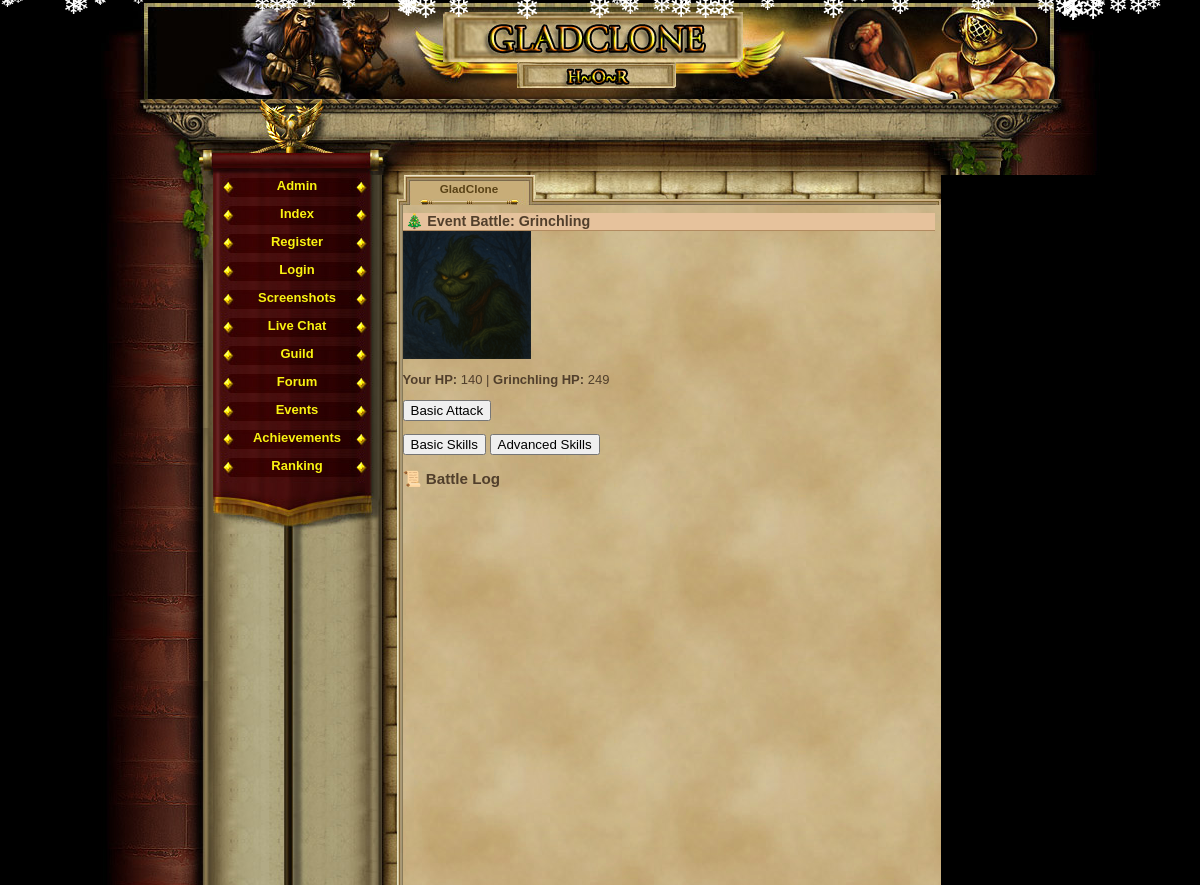
Screenshot of /event_battle.php (signed in) with the database file from the repository.
### tables this page shows
CREATE TABLE `enemies` (
  `id` int(11) NOT NULL AUTO_INCREMENT,
  `name` varchar(100) DEFAULT NULL,
  `level` int(11) DEFAULT NULL,
  `min_hp` int(11) DEFAULT NULL,
  `max_hp` int(11) DEFAULT NULL,
  `min_dmg` int(11) DEFAULT NULL,
  `max_dmg` int(11) DEFAULT NULL,
  `xp_reward` int(11) DEFAULT NULL,
  `gold_reward` int(11) DEFAULT NULL,
  `image` varchar(100) DEFAULT NULL,
  `is_boss` tinyint(1) NOT NULL DEFAULT '0',
  `event_type` varchar(50) DEFAULT NULL,
  PRIMARY KEY (`id`)
);

### event_battle.php (the view, shortened to what this page needs)
<?php
require_once('var/ustawienia.php');
require_once('gora_strony.php');
require_once('menu_l.php');
$event_type = $_GET['event'] ?? 'christmas';
if (!isset($_SESSION['event_enemy'])) {
    $enemy = $conn->query("SELECT * FROM enemies WHERE event_type = '$event_type' ORDER BY RAND() LIMIT 1")->fetch_assoc();
}
$enemy = $_SESSION['event_enemy'];
$player_hp = $_SESSION['event_player_hp'];
$enemy_hp = $_SESSION['event_enemy_hp'];
$enemy_image = htmlspecialchars($enemy['image']);
?>
<h2><?= $event_type === 'halloween' ? '🎃' : '🎄' ?> Event Battle: <?= $enemy['name'] ?></h2>
<img src="images/enemies/<?= $enemy_image ?>" width="128"><br>
<p><strong>Your HP:</strong> <?= $player_hp ?> | <strong><?= $enemy['name'] ?> HP:</strong> <?= $enemy_hp ?></p>
<?php if ($enemy_hp > 0 && $player_hp > 0): ?>
    <form method="post">
        <button type="submit" name="action" value="basic">Basic Attack</button>
    </form>
    <button onclick="showTab('basic')">Basic Skills</button>
    <button onclick="showTab('advanced')">Advanced Skills</button>
<?php elseif ($enemy_hp <= 0): ?>
    <h3>🎉 You defeated <?= $enemy['name'] ?>!</h3>
    <form method="post"><button name="reset">Start New Battle</button></form>
<?php else: ?>
    <h3>💀 You were defeated.</h3>
    <form method="post"><button name="reset">Try Again</button></form>
<?php endif; ?>
<h3>📜 Battle Log</h3>

### game_05.css (style rules this page uses)
body, html { margin: 0; padding: 0; font-family:"Palatino Linotype", "Times New Roman", Times, serif; text-align: center; color: #513F2C; background-color: #000; font-size:16px; }
h2 { text-align:left; border-bottom:1px solid #b28b60; color:#513F2C; background-color:#e6c29c; margin:8px 0px 0px 0px; padding-left:3px; font-size:1.1em; }

### rows the page displays
enemies: name "Grinchling", image (picture)

### other values shown
$player_hp "140"
$enemy_hp "249"
